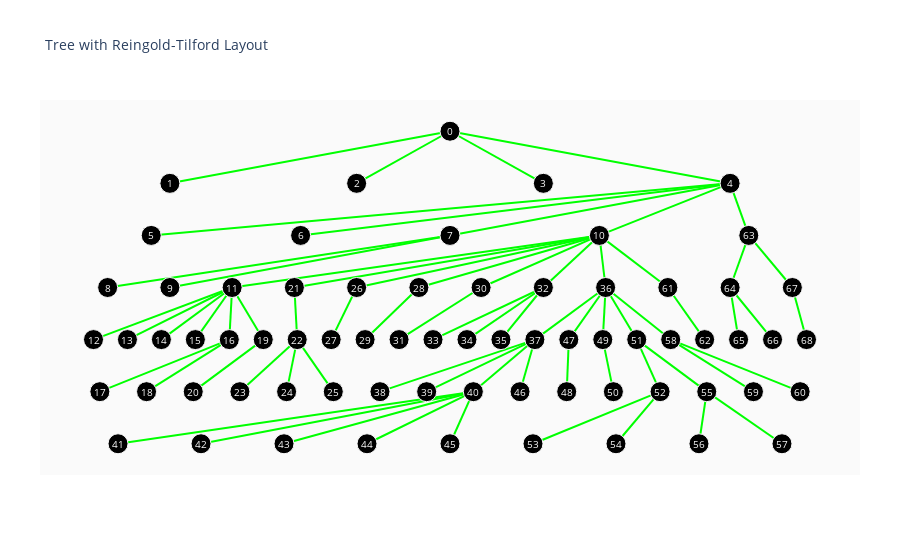

The cell this chart's notebook holds for it:
### Code cell
#Show the CFI Figure
fig = go.Figure()
fig.add_trace(go.Scatter(x=Xe,
                   y=Ye,
                   mode='lines',
                   line=dict(color='rgb(0,255,0)', width=2),
                   hoverinfo='none'
                   ))
fig.add_trace(go.Scatter(x=Xn,
                  y=Yn,
                  mode='markers',
                  name='bla',
                  marker=dict(symbol='circle',
                                size=20,
                                color='rgb(0,0,0)',    #'#DB4551',
                                line=dict(color='rgb(250,250,250)', width=1)
                                ),
                  text=labels,
                  hoverinfo='text',
                  opacity=1
                  ))

axis = dict(showline=False, # hide axis line, grid, ticklabels and  title
            zeroline=False,
            showgrid=False,
            showticklabels=False,
            )
print(len(position))
print(len(v_label))
fig.update_layout(title= 'Tree with Reingold-Tilford Layout',
              annotations=make_annotations(position, v_label, cfiNoSkip),
              font_size=10,
              showlegend=False,
              xaxis=axis,
              yaxis=axis,
              margin=dict(l=40, r=40, b=85, t=100),
              hovermode='closest',
              plot_bgcolor='rgb(250,250,250)'
              )
fig.show()

### Figure 1 — Plotly figure (JSON) as saved in the notebook; plotly's stock layout.template omitted (floating-point values rounded to 4 significant figures; data arrays with more than 128 entries replaced by an {"elided": "..."} marker saying what was removed)
{"data": [{"hoverinfo": "none", "line": {"color": "rgb(0,255,0)", "width": 2}, "mode": "lines", "type": "scatter", "x": {"elided": "204 float values"}, "y": {"elided": "204 float values"}}, {"hoverinfo": "text", "marker": {"color": "rgb(0,0,0)", "line": {"color": "rgb(250,250,250)", "width": 1}, "size": 20, "symbol": "circle"}, "mode": "markers", "name": "bla", "opacity": 1, "text": ["i2nsf-cfi-policy", "name", "language", "resolution-strategy", "rules", "name", "priority", "event", "system-event", "system-alarm", "condition", "firewall", "source", "destination", "dscp", "transport-layer-protocol", "range-port-number", "start-port-number", "end-port-number", "icmp", "message", "ddos", "rate-limit", "packet-rate-threshold", "byte-rate-threshold", "flow-rate-threshold", "anti-virus", "exception-files", "payload", "content", "url-category", "url-name", "voice", "source-id", "destination-id", "user-agent", "context", "time", "start-date-time", "end-date-time", "period", "start-time", "end-time", "day", "date", "month", "frequency", "application", "protocol", "device-type", "device", "users", "user", "id", "name", "group", "id", "name", "geographic-location", "source", "destination", "threat-feed", "name", "action", "primary-action", "ingress-action", "egress-action", "secondary-action", "log-action"], "type": "scatter", "x": [0.5, 0.125, 0.375, 0.625, 0.875, 0.1, 0.3, 0.5, 0.04167, 0.125, 0.7, 0.2083, 0.02273, 0.06818, 0.1136, 0.1591, 0.2045, 0.03125, 0.09375, 0.25, 0.1562, 0.2917, 0.2955, 0.2188, 0.2812, 0.3438, 0.375, 0.3409, 0.4583, 0.3864, 0.5417, 0.4318, 0.625, 0.4773, 0.5227, 0.5682, 0.7083, 0.6136, 0.4062, 0.4688, 0.5312, 0.05556, 0.1667, 0.2778, 0.3889, 0.5, 0.5938, 0.6591, 0.6562, 0.7045, 0.7188, 0.75, 0.7812, 0.6111, 0.7222, 0.8438, 0.8333, 0.9444, 0.7955, 0.9062, 0.9688, 0.7917, 0.8409, 0.9, 0.875, 0.8864, 0.9318, 0.9583, 0.9773], "y": [0, -0.7143, -0.7143, -0.7143, -0.7143, -1.429, -1.429, -1.429, -2.143, -2.143, -1.429, -2.143, -2.857, -2.857, -2.857, -2.857, -2.857, -3.571, -3.571, -2.857, -3.571, -2.143, -2.857, -3.571, -3.571, -3.571, -2.143, -2.857, -2.143, -2.857, -2.143, -2.857, -2.143, -2.857, -2.857, -2.857, -2.143, -2.857, -3.571, -3.571, -3.571, -4.286, -4.286, -4.286, -4.286, -4.286, -3.571, -2.857, -3.571, -2.857, -3.571, -2.857, -3.571, -4.286, -4.286, -3.571, -4.286, -4.286, -2.857, -3.571, -3.571, -2.143, -2.857, -1.429, -2.143, -2.857, -2.857, -2.143, -2.857]}], "layout": {"annotations": [{"font": {"color": "rgb(250,250,250)", "size": 10}, "showarrow": false, "text": "0", "x": 0.5, "xref": "x", "y": 0, "yref": "y"}, {"font": {"color": "rgb(250,250,250)", "size": 10}, "showarrow": false, "text": "1", "x": 0.125, "xref": "x", "y": -0.7143, "yref": "y"}, {"font": {"color": "rgb(250,250,250)", "size": 10}, "showarrow": false, "text": "2", "x": 0.375, "xref": "x", "y": -0.7143, "yref": "y"}, {"font": {"color": "rgb(250,250,250)", "size": 10}, "showarrow": false, "text": "3", "x": 0.625, "xref": "x", "y": -0.7143, "yref": "y"}, {"font": {"color": "rgb(250,250,250)", "size": 10}, "showarrow": false, "text": "4", "x": 0.875, "xref": "x", "y": -0.7143, "yref": "y"}, {"font": {"color": "rgb(250,250,250)", "size": 10}, "showarrow": false, "text": "5", "x": 0.1, "xref": "x", "y": -1.429, "yref": "y"}, {"font": {"color": "rgb(250,250,250)", "size": 10}, "showarrow": false, "text": "6", "x": 0.3, "xref": "x", "y": -1.429, "yref": "y"}, {"font": {"color": "rgb(250,250,250)", "size": 10}, "showarrow": false, "text": "7", "x": 0.5, "xref": "x", "y": -1.429, "yref": "y"}, {"font": {"color": "rgb(250,250,250)", "size": 10}, "showarrow": false, "text": "8", "x": 0.04167, "xref": "x", "y": -2.143, "yref": "y"}, {"font": {"color": "rgb(250,250,250)", "size": 10}, "showarrow": false, "text": "9", "x": 0.125, "xref": "x", "y": -2.143, "yref": "y"}, {"font": {"color": "rgb(250,250,250)", "size": 10}, "showarrow": false, "text": "10", "x": 0.7, "xref": "x", "y": -1.429, "yref": "y"}, {"font": {"color": "rgb(250,250,250)", "size": 10}, "showarrow": false, "text": "11", "x": 0.2083, "xref": "x", "y": -2.143, "yref": "y"}, {"font": {"color": "rgb(250,250,250)", "size": 10}, "showarrow": false, "text": "12", "x": 0.02273, "xref": "x", "y": -2.857, "yref": "y"}, {"font": {"color": "rgb(250,250,250)", "size": 10}, "showarrow": false, "text": "13", "x": 0.06818, "xref": "x", "y": -2.857, "yref": "y"}, {"font": {"color": "rgb(250,250,250)", "size": 10}, "showarrow": false, "text": "14", "x": 0.1136, "xref": "x", "y": -2.857, "yref": "y"}, {"font": {"color": "rgb(250,250,250)", "size": 10}, "showarrow": false, "text": "15", "x": 0.1591, "xref": "x", "y": -2.857, "yref": "y"}, {"font": {"color": "rgb(250,250,250)", "size": 10}, "showarrow": false, "text": "16", "x": 0.2045, "xref": "x", "y": -2.857, "yref": "y"}, {"font": {"color": "rgb(250,250,250)", "size": 10}, "showarrow": false, "text": "17", "x": 0.03125, "xref": "x", "y": -3.571, "yref": "y"}, {"font": {"color": "rgb(250,250,250)", "size": 10}, "showarrow": false, "text": "18", "x": 0.09375, "xref": "x", "y": -3.571, "yref": "y"}, {"font": {"color": "rgb(250,250,250)", "size": 10}, "showarrow": false, "text": "19", "x": 0.25, "xref": "x", "y": -2.857, "yref": "y"}, {"font": {"color": "rgb(250,250,250)", "size": 10}, "showarrow": false, "text": "20", "x": 0.1562, "xref": "x", "y": -3.571, "yref": "y"}, {"font": {"color": "rgb(250,250,250)", "size": 10}, "showarrow": false, "text": "21", "x": 0.2917, "xref": "x", "y": -2.143, "yref": "y"}, {"font": {"color": "rgb(250,250,250)", "size": 10}, "showarrow": false, "text": "22", "x": 0.2955, "xref": "x", "y": -2.857, "yref": "y"}, {"font": {"color": "rgb(250,250,250)", "size": 10}, "showarrow": false, "text": "23", "x": 0.2188, "xref": "x", "y": -3.571, "yref": "y"}, {"font": {"color": "rgb(250,250,250)", "size": 10}, "showarrow": false, "text": "24", "x": 0.2812, "xref": "x", "y": -3.571, "yref": "y"}, {"font": {"color": "rgb(250,250,250)", "size": 10}, "showarrow": false, "text": "25", "x": 0.3438, "xref": "x", "y": -3.571, "yref": "y"}, {"font": {"color": "rgb(250,250,250)", "size": 10}, "showarrow": false, "text": "26", "x": 0.375, "xref": "x", "y": -2.143, "yref": "y"}, {"font": {"color": "rgb(250,250,250)", "size": 10}, "showarrow": false, "text": "27", "x": 0.3409, "xref": "x", "y": -2.857, "yref": "y"}, {"font": {"color": "rgb(250,250,250)", "size": 10}, "showarrow": false, "text": "28", "x": 0.4583, "xref": "x", "y": -2.143, "yref": "y"}, {"font": {"color": "rgb(250,250,250)", "size": 10}, "showarrow": false, "text": "29", "x": 0.3864, "xref": "x", "y": -2.857, "yref": "y"}, {"font": {"color": "rgb(250,250,250)", "size": 10}, "showarrow": false, "text": "30", "x": 0.5417, "xref": "x", "y": -2.143, "yref": "y"}, {"font": {"color": "rgb(250,250,250)", "size": 10}, "showarrow": false, "text": "31", "x": 0.4318, "xref": "x", "y": -2.857, "yref": "y"}, {"font": {"color": "rgb(250,250,250)", "size": 10}, "showarrow": false, "text": "32", "x": 0.625, "xref": "x", "y": -2.143, "yref": "y"}, {"font": {"color": "rgb(250,250,250)", "size": 10}, "showarrow": false, "text": "33", "x": 0.4773, "xref": "x", "y": -2.857, "yref": "y"}, {"font": {"color": "rgb(250,250,250)", "size": 10}, "showarrow": false, "text": "34", "x": 0.5227, "xref": "x", "y": -2.857, "yref": "y"}, {"font": {"color": "rgb(250,250,250)", "size": 10}, "showarrow": false, "text": "35", "x": 0.5682, "xref": "x", "y": -2.857, "yref": "y"}, {"font": {"color": "rgb(250,250,250)", "size": 10}, "showarrow": false, "text": "36", "x": 0.7083, "xref": "x", "y": -2.143, "yref": "y"}, {"font": {"color": "rgb(250,250,250)", "size": 10}, "showarrow": false, "text": "37", "x": 0.6136, "xref": "x", "y": -2.857, "yref": "y"}, {"font": {"color": "rgb(250,250,250)", "size": 10}, "showarrow": false, "text": "38", "x": 0.4062, "xref": "x", "y": -3.571, "yref": "y"}, {"font": {"color": "rgb(250,250,250)", "size": 10}, "showarrow": false, "text": "39", "x": 0.4688, "xref": "x", "y": -3.571, "yref": "y"}, {"font": {"color": "rgb(250,250,250)", "size": 10}, "showarrow": false, "text": "40", "x": 0.5312, "xref": "x", "y": -3.571, "yref": "y"}, {"font": {"color": "rgb(250,250,250)", "size": 10}, "showarrow": false, "text": "41", "x": 0.05556, "xref": "x", "y": -4.286, "yref": "y"}, {"font": {"color": "rgb(250,250,250)", "size": 10}, "showarrow": false, "text": "42", "x": 0.1667, "xref": "x", "y": -4.286, "yref": "y"}, {"font": {"color": "rgb(250,250,250)", "size": 10}, "showarrow": false, "text": "43", "x": 0.2778, "xref": "x", "y": -4.286, "yref": "y"}, {"font": {"color": "rgb(250,250,250)", "size": 10}, "showarrow": false, "text": "44", "x": 0.3889, "xref": "x", "y": -4.286, "yref": "y"}, {"font": {"color": "rgb(250,250,250)", "size": 10}, "showarrow": false, "text": "45", "x": 0.5, "xref": "x", "y": -4.286, "yref": "y"}, {"font": {"color": "rgb(250,250,250)", "size": 10}, "showarrow": false, "text": "46", "x": 0.5938, "xref": "x", "y": -3.571, "yref": "y"}, {"font": {"color": "rgb(250,250,250)", "size": 10}, "showarrow": false, "text": "47", "x": 0.6591, "xref": "x", "y": -2.857, "yref": "y"}, {"font": {"color": "rgb(250,250,250)", "size": 10}, "showarrow": false, "text": "48", "x": 0.6562, "xref": "x", "y": -3.571, "yref": "y"}, {"font": {"color": "rgb(250,250,250)", "size": 10}, "showarrow": false, "text": "49", "x": 0.7045, "xref": "x", "y": -2.857, "yref": "y"}, {"font": {"color": "rgb(250,250,250)", "size": 10}, "showarrow": false, "text": "50", "x": 0.7188, "xref": "x", "y": -3.571, "yref": "y"}, {"font": {"color": "rgb(250,250,250)", "size": 10}, "showarrow": false, "text": "51", "x": 0.75, "xref": "x", "y": -2.857, "yref": "y"}, {"font": {"color": "rgb(250,250,250)", "size": 10}, "showarrow": false, "text": "52", "x": 0.7812, "xref": "x", "y": -3.571, "yref": "y"}, {"font": {"color": "rgb(250,250,250)", "size": 10}, "showarrow": false, "text": "53", "x": 0.6111, "xref": "x", "y": -4.286, "yref": "y"}, {"font": {"color": "rgb(250,250,250)", "size": 10}, "showarrow": false, "text": "54", "x": 0.7222, "xref": "x", "y": -4.286, "yref": "y"}, {"font": {"color": "rgb(250,250,250)", "size": 10}, "showarrow": false, "text": "55", "x": 0.8438, "xref": "x", "y": -3.571, "yref": "y"}, {"font": {"color": "rgb(250,250,250)", "size": 10}, "showarrow": false, "text": "56", "x": 0.8333, "xref": "x", "y": -4.286, "yref": "y"}, {"font": {"color": "rgb(250,250,250)", "size": 10}, "showarrow": false, "text": "57", "x": 0.9444, "xref": "x", "y": -4.286, "yref": "y"}, {"font": {"color": "rgb(250,250,250)", "size": 10}, "showarrow": false, "text": "58", "x": 0.7955, "xref": "x", "y": -2.857, "yref": "y"}, {"font": {"color": "rgb(250,250,250)", "size": 10}, "showarrow": false, "text": "59", "x": 0.9062, "xref": "x", "y": -3.571, "yref": "y"}, {"font": {"color": "rgb(250,250,250)", "size": 10}, "showarrow": false, "text": "60", "x": 0.9688, "xref": "x", "y": -3.571, "yref": "y"}, {"font": {"color": "rgb(250,250,250)", "size": 10}, "showarrow": false, "text": "61", "x": 0.7917, "xref": "x", "y": -2.143, "yref": "y"}, {"font": {"color": "rgb(250,250,250)", "size": 10}, "showarrow": false, "text": "62", "x": 0.8409, "xref": "x", "y": -2.857, "yref": "y"}, {"font": {"color": "rgb(250,250,250)", "size": 10}, "showarrow": false, "text": "63", "x": 0.9, "xref": "x", "y": -1.429, "yref": "y"}, {"font": {"color": "rgb(250,250,250)", "size": 10}, "showarrow": false, "text": "64", "x": 0.875, "xref": "x", "y": -2.143, "yref": "y"}, {"font": {"color": "rgb(250,250,250)", "size": 10}, "showarrow": false, "text": "65", "x": 0.8864, "xref": "x", "y": -2.857, "yref": "y"}, {"font": {"color": "rgb(250,250,250)", "size": 10}, "showarrow": false, "text": "66", "x": 0.9318, "xref": "x", "y": -2.857, "yref": "y"}, {"font": {"color": "rgb(250,250,250)", "size": 10}, "showarrow": false, "text": "67", "x": 0.9583, "xref": "x", "y": -2.143, "yref": "y"}, {"font": {"color": "rgb(250,250,250)", "size": 10}, "showarrow": false, "text": "68", "x": 0.9773, "xref": "x", "y": -2.857, "yref": "y"}], "font": {"size": 10}, "hovermode": "closest", "margin": {"b": 85, "l": 40, "r": 40, "t": 100}, "plot_bgcolor": "rgb(250,250,250)", "showlegend": false, "title": {"text": "Tree with Reingold-Tilford Layout"}, "xaxis": {"showgrid": false, "showline": false, "showticklabels": false, "zeroline": false}, "yaxis": {"showgrid": false, "showline": false, "showticklabels": false, "zeroline": false}}}
